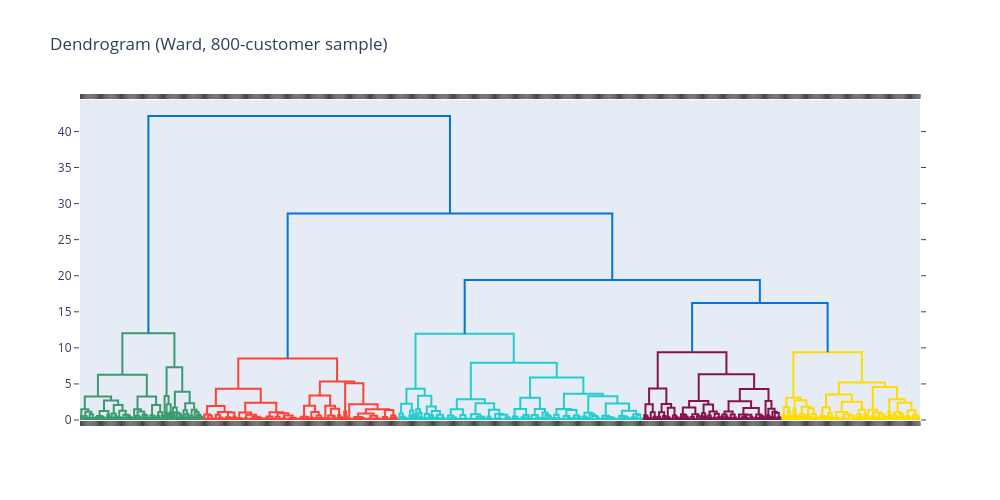

The cell this chart's notebook holds for it:
### Markdown cell above
### 12.3 Hierarchical clustering (sample)

Hierarchical clustering (Ward linkage) is run on a random sample of 800 customers because the full distance matrix is heavy and a dendrogram of 4,320 leaves is unreadable. The result is compared with K-Means on the same sample.

### Code cell
from scipy.cluster.hierarchy import linkage, dendrogram, fcluster
import plotly.figure_factory as ff

N_SAMPLE = 800
idx = rfm.sample(N_SAMPLE, random_state=RANDOM_STATE).index
Xs = X.loc[idx]

Z = linkage(Xs, method="ward")
hier = fcluster(Z, t=5, criterion="maxclust") - 1   # 5 clusters, labels 0-4

cmp = pd.DataFrame({"hier": hier, "kmeans": rfm.loc[idx, "kmeans"].values}, index=idx)
print("Hierarchical cluster sizes:", np.bincount(hier).tolist())
print("Silhouette (hierarchical):", round(silhouette_score(Xs, hier), 3))
print("Silhouette (K-Means, same sample):", round(silhouette_score(Xs, cmp["kmeans"]), 3))
print("ARI (hierarchical vs K-Means):", round(adjusted_rand_score(hier, cmp["kmeans"]), 3))

print("\nHow each hierarchical cluster maps to K-Means (row %):")
print(pd.crosstab(cmp["hier"], cmp["kmeans"], normalize="index").round(2).to_string())

fig = ff.create_dendrogram(
    Xs.values, linkagefun=lambda x: linkage(x, "ward"),
    color_threshold=Z[-4, 2],
)
fig.update_layout(title="Dendrogram (Ward, 800-customer sample)", width=1000, height=500)
fig.update_xaxes(showticklabels=False)
fig.show()

# Profile of hierarchical clusters (original units, median)
print("\nHierarchical profile (median, sample):")
print(rfm.loc[idx].assign(h=hier).groupby("h").agg(
    n=("monetary", "size"), recency=("recency", "median"),
    frequency=("frequency", "median"), monetary=("monetary", "median")).round(1).to_string())
